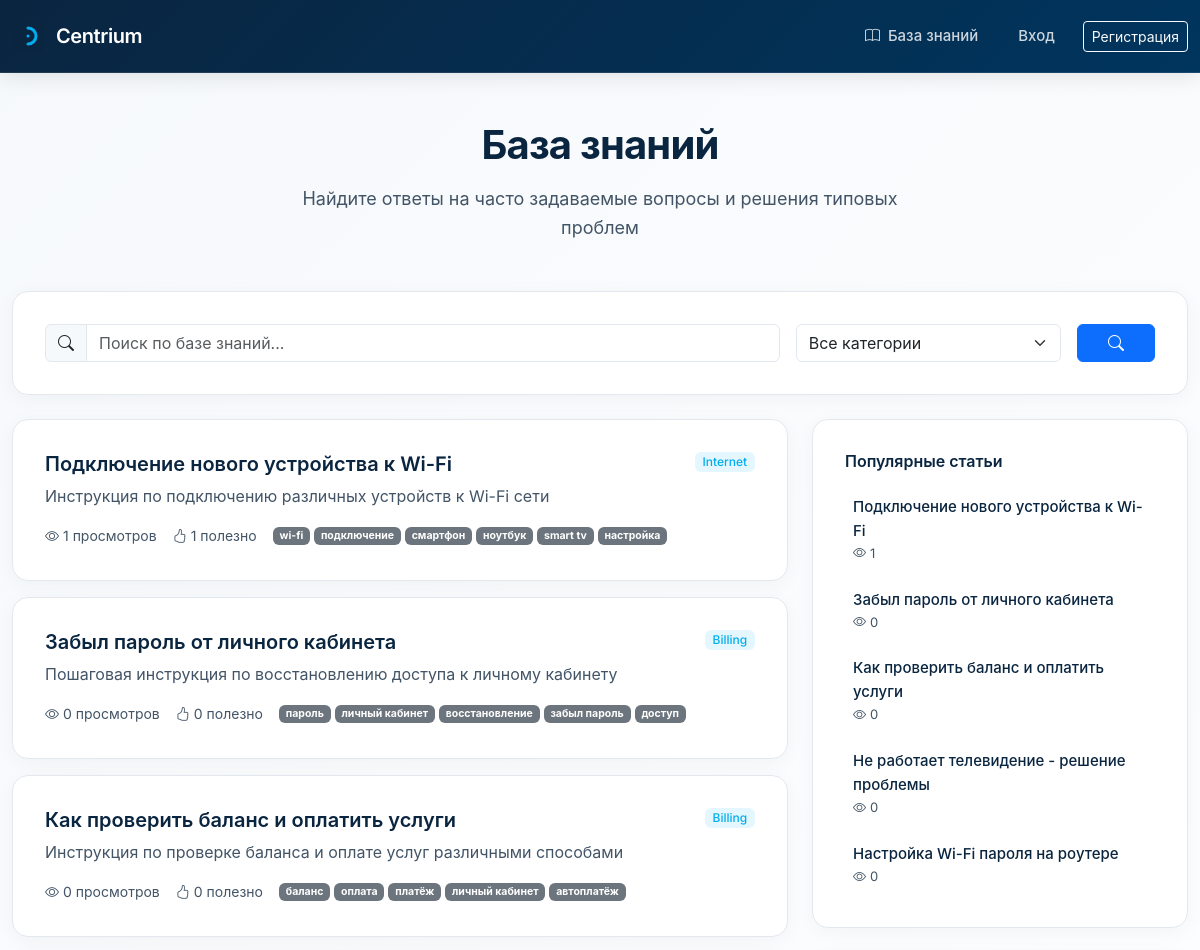
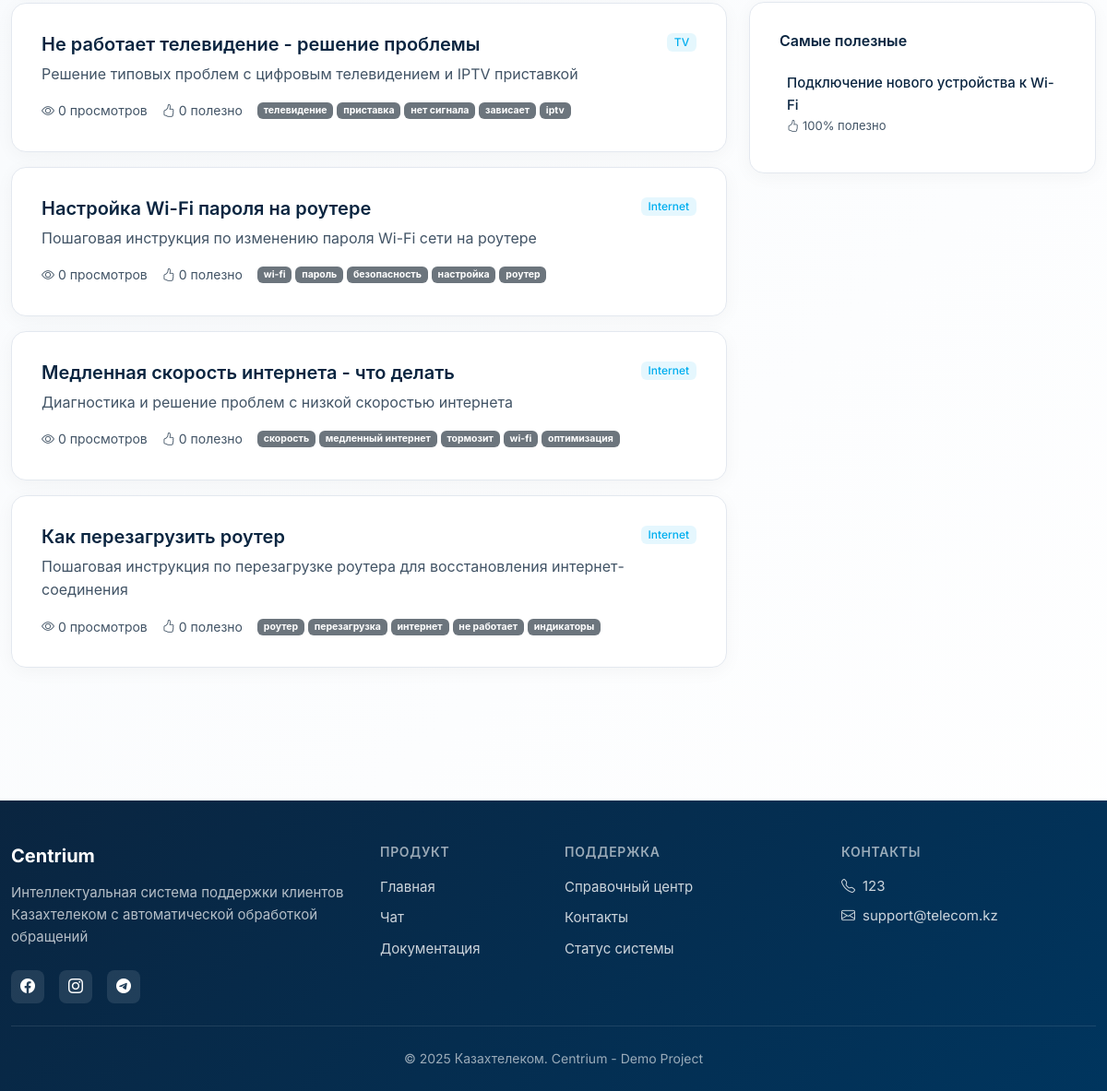
The app's page /knowledge/ with its own data (2 pictures, top to bottom).
### tickets/models.py (models this page shows, shortened)
class KnowledgeArticle(models.Model):
    STATUS_DRAFT = "draft"
    STATUS_PUBLISHED = "published"
    STATUS_ARCHIVED = "archived"
    STATUS_CHOICES = [
        (STATUS_DRAFT, "Черновик"),
        (STATUS_PUBLISHED, "Опубликовано"),
        (STATUS_ARCHIVED, "Архив"),
    ]
    title = models.CharField(max_length=255, verbose_name="Заголовок")
    slug = models.SlugField(max_length=255, unique=True, verbose_name="URL")
    content = models.TextField(verbose_name="Содержание (Markdown)")
    summary = models.TextField(max_length=500, verbose_name="Краткое описание")
    category = models.CharField(
        max_length=20,
        choices=Ticket.CATEGORY_CHOICES,
        default=Ticket.CATEGORY_OTHER,
        verbose_name="Категория"
    )
    tags = models.CharField(
        max_length=255,
        blank=True,
        help_text="Теги через запятую: роутер, интернет, настройка"
    )
    status = models.CharField(
        max_length=20,
        choices=STATUS_CHOICES,
        default=STATUS_DRAFT,
        verbose_name="Статус"
    )
    source_ticket = models.ForeignKey(
        Ticket,
        on_delete=models.SET_NULL,
        null=True,
        blank=True,
        related_name="knowledge_articles",
        help_text="Тикет, из которого создана статья"
    )
    author = models.ForeignKey(
        settings.AUTH_USER_MODEL,
        on_delete=models.SET_NULL,
        null=True,
        related_name="knowledge_articles",
        verbose_name="Автор"
    )
    views_count = models.IntegerField(default=0, verbose_name="Просмотры")
    helpful_count = models.IntegerField(default=0, verbose_name="Полезно")
    not_helpful_count = models.IntegerField(default=0, verbose_name="Не полезно")
    created_at = models.DateTimeField(auto_now_add=True)
    updated_at = models.DateTimeField(auto_now=True)
    published_at = models.DateTimeField(null=True, blank=True)
    class Meta:
        verbose_name = "Статья базы знаний"
        verbose_name_plural = "База знаний"
        ordering = ["-created_at"]
        indexes = [
            models.Index(fields=["status", "-published_at"]),
            models.Index(fields=["category"]),
        ]
    def get_tags_list(self):
        return [tag.strip() for tag in self.tags.split(",") if tag.strip()]
    @property
    def helpfulness_score(self):
        total = self.helpful_count + self.not_helpful_count
        if total == 0:
            return 0
        return int((self.helpful_count / total) * 100)

### tickets/views_knowledge.py (the view)
def knowledge_base_list(request: HttpRequest):
    query = request.GET.get("q", "")
    category = request.GET.get("category", "")
    articles = KnowledgeArticle.objects.filter(status=KnowledgeArticle.STATUS_PUBLISHED)
    if query:
        articles = articles.filter(
            Q(title__icontains=query) |
            Q(content__icontains=query) |
            Q(tags__icontains=query)
        )
    if category:
        articles = articles.filter(category=category)
    articles = articles.order_by("-published_at")
    popular = KnowledgeBaseService.get_popular_articles(limit=5)
    helpful = KnowledgeBaseService.get_helpful_articles(limit=5)
    context = {
        "articles": articles,
        "popular_articles": popular,
        "helpful_articles": helpful,
        "query": query,
        "category": category,
        "categories": Ticket.CATEGORY_CHOICES,
    }
    return render(request, "knowledge/list.html", context)

### templates/knowledge/list.html (shortened to what this page needs)
{% extends 'core/base.html' %}
{% load static %}
{% block content %}
<section class="stripe-section" style="padding-top: 3rem; padding-bottom: 3rem;">
  <div class="container" style="max-width: 1200px;">
    <div class="text-center mb-5 animate-fade-in-up">
      <h1 style="font-size: 2.5rem; font-weight: 700; margin-bottom: 1rem; letter-spacing: -0.02em;">
        База знаний
      </h1>
      <p style="font-size: 1.125rem; color: var(--kt-text-light); max-width: 640px; margin: 0 auto;">
        Найдите ответы на часто задаваемые вопросы и решения типовых проблем
      </p>
    </div>
    <div class="stripe-card mb-4 animate-fade-in-up" style="animation-delay: 0.1s;">
      <form method="get" action="{% url 'knowledge:list' %}">
        <div class="row g-3">
          <div class="col-md-8">
            <div class="input-group">
              <span class="input-group-text" style="background: var(--kt-surface); border-color: var(--kt-border);">
                <i class="bi bi-search"></i>
              </span>
              <input type="text" name="q" class="form-control" placeholder="Поиск по базе знаний..." value="{{ query }}" style="border-color: var(--kt-border);">
            </div>
          </div>
          <div class="col-md-3">
            <select name="category" class="form-select" style="border-color: var(--kt-border);">
              <option value="">Все категории</option>
            </select>
          </div>
          <div class="col-md-1">
            <button type="submit" class="btn btn-primary w-100">
              <i class="bi bi-search"></i>
            </button>
          </div>
        </div>
      </form>
    </div>
    <div class="row g-4">
      <div class="col-lg-8">
        {% if articles %}
          {% for article in articles %}
            <div class="stripe-card mb-3 animate-fade-in-up" style="animation-delay: {{ forloop.counter|add:1|stringformat:'d' }}00ms;">
              <a href="{% url 'knowledge:detail' article.slug %}" style="text-decoration: none; color: inherit; display: block;">
                <div class="d-flex justify-content-between align-items-start mb-2">
                  <h3 style="font-size: 1.25rem; font-weight: 600; margin: 0; color: var(--kt-text);">
                    {{ article.title }}
                  </h3>
                  <span class="badge" style="background-color: rgba(0,174,239,0.1); color: var(--kt-accent); font-weight: 500;">
                    {{ article.get_category_display }}
                  </span>
                </div>
                <p style="color: var(--kt-text-light); margin-bottom: 1rem;">
                  {{ article.summary }}
                </p>
                <div class="d-flex gap-3 align-items-center" style="font-size: 0.875rem; color: var(--kt-text-light);">
                  <span><i class="bi bi-eye me-1"></i>{{ article.views_count }} просмотров</span>
                  <span><i class="bi bi-hand-thumbs-up me-1"></i>{{ article.helpful_count }} полезно</span>
                  {% if article.get_tags_list %}
                    <div class="d-flex gap-1 flex-wrap">
                      {% for tag in article.get_tags_list %}
                        <span class="badge bg-secondary">{{ tag }}</span>
                      {% endfor %}
                    </div>
                  {% endif %}
                </div>
              </a>
            </div>
          {% endfor %}
        {% endif %}
      </div>
      <div class="col-lg-4">
        <div class="stripe-card mb-4 animate-fade-in-up" style="animation-delay: 0.2s;">
          <h4 style="font-size: 1rem; font-weight: 600; margin-bottom: 1rem; color: var(--kt-text);">
            Популярные статьи
          </h4>
          <div class="d-flex flex-column gap-2">
            {% for article in popular_articles %}
              <a href="{% url 'knowledge:detail' article.slug %}" style="text-decoration: none; color: var(--kt-text); padding: 0.5rem; border-radius: 6px; transition: background 0.2s;" onmouseover="this.style.background='var(--kt-surface)'" onmouseout="this.style.background='transparent'">
                <div style="font-weight: 500; font-size: 0.9375rem;">{{ article.title }}</div>
                <div style="font-size: 0.8125rem; color: var(--kt-text-light);">
                  <i class="bi bi-eye me-1"></i>{{ article.views_count }}
                </div>
              </a>
            {% endfor %}
          </div>
        </div>
        <div class="stripe-card animate-fade-in-up" style="animation-delay: 0.3s;">
          <h4 style="font-size: 1rem; font-weight: 600; margin-bottom: 1rem; color: var(--kt-text);">
            Самые полезные
          </h4>
          <div class="d-flex flex-column gap-2">
            {% for article in helpful_articles %}
              <a href="{% url 'knowledge:detail' article.slug %}" style="text-decoration: none; color: var(--kt-text); padding: 0.5rem; border-radius: 6px; transition: background 0.2s;" onmouseover="this.style.background='var(--kt-surface)'" onmouseout="this.style.background='transparent'">
                <div style="font-weight: 500; font-size: 0.9375rem;">{{ article.title }}</div>
                <div style="font-size: 0.8125rem; color: var(--kt-text-light);">
                  <i class="bi bi-hand-thumbs-up me-1"></i>{{ article.helpfulness_score }}% полезно
                </div>
              </a>
            {% endfor %}
          </div>
        </div>
      </div>
    </div>
  </div>
</section>
{% endblock %}

### records on screen
KnowledgeArticle: title "Подключение нового устройства к Wi-Fi", category "Internet", summary "Инструкция по подключению различных устройств к Wi-Fi сети", views_count "1", helpful_count "1", get_tags_list "wi-fi" "подключение" "смартфон" "ноутбук" "smart tv" "настройка", helpfulness_score "100"
KnowledgeArticle: title "Забыл пароль от личного кабинета", category "Billing", summary "Пошаговая инструкция по восстановлению доступа к личному кабинету", views_count "0", helpful_count "0", get_tags_list "пароль" "личный кабинет" "восстановление" "забыл пароль" "доступ"
KnowledgeArticle: title "Как проверить баланс и оплатить услуги", category "Billing", summary "Инструкция по проверке баланса и оплате услуг различными способами", views_count "0", helpful_count "0", get_tags_list "баланс" "оплата" "платёж" "личный кабинет" "автоплатёж"
KnowledgeArticle: title "Не работает телевидение - решение проблемы", category "TV", summary "Решение типовых проблем с цифровым телевидением и IPTV приставкой", views_count "0", helpful_count "0", get_tags_list "телевидение" "приставка" "нет сигнала" "зависает" "iptv"
KnowledgeArticle: title "Настройка Wi-Fi пароля на роутере", category "Internet", summary "Пошаговая инструкция по изменению пароля Wi-Fi сети на роутере", views_count "0", helpful_count "0", get_tags_list "wi-fi" "пароль" "безопасность" "настройка" "роутер"
KnowledgeArticle: title "Медленная скорость интернета - что делать", category "Internet", summary "Диагностика и решение проблем с низкой скоростью интернета", views_count "0", helpful_count "0", get_tags_list "скорость" "медленный интернет" "тормозит" "wi-fi" "оптимизация"
KnowledgeArticle: title "Как перезагрузить роутер", category "Internet", summary "Пошаговая инструкция по перезагрузке роутера для восстановления интернет-соединения", views_count "0", helpful_count "0", get_tags_list "роутер" "перезагрузка" "интернет" "не работает" "индикаторы"
